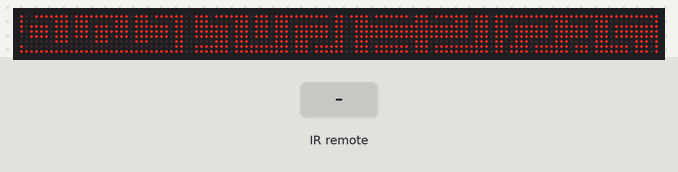
Recording of a sketch running on a simulated ESP32. Parts: 128×8 LED matrix. The test bench sets the inputs (shaded band). Random numbers use the default seed unless the sketch sets one; what the sketch prints to the serial monitor is not drawn.

Above: at 1.6 s.

The sketch:

sketch.ino
```cpp
#include <MD_MAX72xx.h>
#include <SPI.h>
#include <IRremote.h>
#include <vector>

#define HARDWARE_TYPE MD_MAX72XX::FC16_HW
#define MAX_DEVICES 16

#define CS_PIN    27
#define DATA_PIN  23
#define CLK_PIN   18
#define IR_PIN    26

MD_MAX72XX mx = MD_MAX72XX(HARDWARE_TYPE, DATA_PIN, CLK_PIN, CS_PIN, MAX_DEVICES);

#define SCREEN_WIDTH  32
#define SCREEN_HEIGHT 32

int grosimePerete = 3;
byte maze[32][32];

int destX = -1, destY = -1;
int playerX = -1, playerY = -1;
bool destVertical = false;

bool gameOver = false;

struct Point { int x; int y; };

void setGlobalPixel(int x, int y, bool state) {
  if (x < 0 || x >= SCREEN_WIDTH || y < 0 || y >= SCREEN_HEIGHT) return;

  int rowBlock = y / 8;
  int colBlock = x / 8;
  int moduleIndex = (rowBlock * 4) + colBlock;

  int localX = x % 8;
  int localY = y % 8;

  int finalCol = (moduleIndex * 8) + localX;
  mx.setPoint(localY, finalCol, state);
}

void afisareLabirint() {
  mx.clear();
  for (int y = 0; y < SCREEN_HEIGHT; y++) {
    for (int x = 0; x < SCREEN_WIDTH; x++) {
      if (maze[y][x] == 1) setGlobalPixel(x, y, true);
    }
  }
}

void resetare() {
  for (int y = 0; y < SCREEN_HEIGHT; y++)
    for (int x = 0; x < SCREEN_WIDTH; x++)
      maze[y][x] = 1;
}

void aplicaChenarExterior() {
  for (int x = 0; x < SCREEN_WIDTH; x++) {
    maze[0][x] = 1;
    maze[SCREEN_HEIGHT - 1][x] = 1;
  }
  for (int y = 0; y < SCREEN_HEIGHT; y++) {
    maze[y][0] = 1;
    maze[y][SCREEN_WIDTH - 1] = 1;
  }
}

static inline void carveLine(int x0, int y0, int x1, int y1) {
  if (x0 == x1) {
    int ya = min(y0, y1), yb = max(y0, y1);
    for (int y = ya; y <= yb; y++) maze[y][x0] = 0;
  } else if (y0 == y1) {
    int xa = min(x0, x1), xb = max(x0, x1);
    for (int x = xa; x <= xb; x++) maze[y0][x] = 0;
  }
}

void generareLabirint() {
  aplicaChenarExterior();

  const int g = grosimePerete;
  const int distanta_noduri = g + 1;

  std::vector<int> xs, ys;
  xs.reserve(32);
  ys.reserve(32);

  xs.push_back(1);
  while (true) {
    int nxt = xs.back() + distanta_noduri;
    if (nxt >= 30) break;
    xs.push_back(nxt);
  }
  if (xs.back() != 30) xs.push_back(30);

  ys.push_back(1);
  while (true) {
    int nxt = ys.back() + distanta_noduri;
    if (nxt >= 30) break;
    ys.push_back(nxt);
  }
  if (ys.back() != 30) ys.push_back(30);

  const int nx = (int)xs.size();
  const int ny = (int)ys.size();

  struct Node { int ix, iy; };
  std::vector<Node> st;
  st.reserve(nx * ny);

  std::vector<std::vector<bool>> vis(ny, std::vector<bool>(nx, false));

  randomSeed(esp_random());

  vis[0][0] = true;
  maze[ys[0]][xs[0]] = 0;
  st.push_back({0, 0});

  const int dir4[4][2] = {{0,-1},{0,1},{-1,0},{1,0}}; //sus jos stanga dreapta

  while (!st.empty()) {
    Node cur = st.back();

    int cand[4];
    int cnt = 0;

    for (int i = 0; i < 4; i++) {
      int nix = cur.ix + dir4[i][0];
      int niy = cur.iy + dir4[i][1];
      if (nix >= 0 && nix < nx && niy >= 0 && niy < ny) {
        if (!vis[niy][nix]) cand[cnt++] = i;
      }
    }

    if (cnt > 0) {
      int pickDir = cand[random(cnt)];
      int nix = cur.ix + dir4[pickDir][0];
      int niy = cur.iy + dir4[pickDir][1];

      int x0 = xs[cur.ix], y0 = ys[cur.iy];
      int x1 = xs[nix],    y1 = ys[niy];

      carveLine(x0, y0, x1, y1);

      vis[niy][nix] = true;
      st.push_back({nix, niy});
    } else {
      st.pop_back();
    }
  }

  aplicaChenarExterior();
}

struct DestCand { int x; int y; bool vertical; };

void creareDestinatie() {
  std::vector<DestCand> cands;
  cands.reserve(200);

  for (int x = 1; x <= 29; x++) {
    if (maze[1][x] == 0 && maze[1][x + 1] == 0) cands.push_back({x, 0, false});
  }
  for (int x = 1; x <= 29; x++) {
    if (maze[30][x] == 0 && maze[30][x + 1] == 0) cands.push_back({x, 31, false});
  }
  for (int y = 1; y <= 29; y++) {
    if (maze[y][1] == 0 && maze[y + 1][1] == 0) cands.push_back({0, y, true});
  }
  for (int y = 1; y <= 29; y++) {
    if (maze[y][30] == 0 && maze[y + 1][30] == 0) cands.push_back({31, y, true});
  }

  if (cands.empty()) {
    destX = 1; destY = 0; destVertical = false;
    maze[0][1] = 0; maze[0][2] = 0;
    maze[1][1] = 0; maze[1][2] = 0;
  } else {
    auto c = cands[random(cands.size())];
    destX = c.x; destY = c.y; destVertical = c.vertical;
    maze[destY][destX] = 0;
    if (!destVertical) maze[destY][destX + 1] = 0;
    else              maze[destY + 1][destX] = 0;
  }
}

void placePlayer() {
  int attempts = 0;
  while (attempts < 2000) {
    int rx = random(1, SCREEN_WIDTH - 1);
    int ry = random(1, SCREEN_HEIGHT - 1);
    if (maze[ry][rx] == 0) {
      if (abs(rx - destX) > 5 || abs(ry - destY) > 5) {
        playerX = rx; playerY = ry;
        return;
      }
    }
    attempts++;
  }
  playerX = 1; playerY = 1;
  maze[playerY][playerX] = 0;
}

bool verificaDrum() {
  bool visited[32][32] = {0};
  std::vector<Point> q;
  q.reserve(32 * 32);

  if (maze[playerY][playerX] == 1) return false;

  q.push_back({playerX, playerY});
  visited[playerY][playerX] = true;

  size_t head = 0;
  while (head < q.size()) {
    Point c = q[head++];
    if (!destVertical) {
      if ((c.x == destX || c.x == destX + 1) && c.y == destY) return true;
    } else {
      if (c.x == destX && (c.y == destY || c.y == destY + 1)) return true;
    }

    const int d[4][2] = {{0,-1},{0,1},{-1,0},{1,0}};
    for (int i = 0; i < 4; i++) {
      int nx = c.x + d[i][0];
      int ny = c.y + d[i][1];
      if (nx >= 0 && nx < SCREEN_WIDTH && ny >= 0 && ny < SCREEN_HEIGHT) {
        if (maze[ny][nx] == 0 && !visited[ny][nx]) {
          visited[ny][nx] = true;
          q.push_back({nx, ny});
        }
      }
    }
  }
  return false;
}

void drawRect(int x, int y, int w, int h, bool on = true) {
  for (int yy = y; yy < y + h; yy++)
    for (int xx = x; xx < x + w; xx++)
      setGlobalPixel(xx, yy, on);
}

void drawThickLine(int x0, int y0, int x1, int y1, int thick) {
  int dx = abs(x1 - x0), sx = x0 < x1 ? 1 : -1;
  int dy = -abs(y1 - y0), sy = y0 < y1 ? 1 : -1;
  int err = dx + dy;

  while (true) {
    int r = thick / 2;
    for (int yy = y0 - r; yy <= y0 + r; yy++)
      for (int xx = x0 - r; xx <= x0 + r; xx++)
        setGlobalPixel(xx, yy, true);

    if (x0 == x1 && y0 == y1) break;
    int e2 = 2 * err;
    if (e2 >= dy) { err += dy; x0 += sx; }
    if (e2 <= dx) { err += dx; y0 += sy; }
  }
}

void drawVVW(int x, int y, int w, int h) {
  const int yTop = y;
  const int yBot = y + h - 1;

  int xTopL = x;
  int xTopM = x + (w / 2);
  int xTopR = x + w - 1;

  int xBotL = x + (w / 3);
  int xBotR = x + (2 * w / 3);

  drawThickLine(xTopL, yTop, xBotL, yBot, 1);
  drawThickLine(xTopL + 1, yTop, xBotL + 1, yBot, 1);

  drawThickLine(xTopM, yTop, xBotL, yBot, 1);
  drawThickLine(xTopM + 1, yTop, xBotL + 1, yBot, 1);

  drawThickLine(xTopM, yTop, xBotR, yBot, 1);
  drawThickLine(xTopM + 1, yTop, xBotR + 1, yBot, 1);

  drawThickLine(xTopR, yTop, xBotR, yBot, 1);
  drawThickLine(xTopR + 1, yTop, xBotR + 1, yBot, 1);

  drawRect(xBotL, yBot - 1, 2, 2, true);
  drawRect(xBotR, yBot - 1, 2, 2, true);
}

void drawBoldI(int x, int y, int w, int h) {
  const int bottomY = y + h - 1;
  drawRect(x, y, w, 2, true);
  drawRect(x, bottomY - 1, w, 2, true);
  drawRect(x + 1, y, w - 2, h, true);
}

void drawBoldN(int x, int y, int w, int h) {
  const int stroke = 2;
  const int bottomY = y + h - 1;

  drawRect(x, y, stroke, h, true);
  drawRect(x + w - stroke, y, stroke, h, true);

  drawThickLine(x + stroke, y, x + w - stroke - 1, bottomY, 1);
  drawThickLine(x + stroke + 1, y, x + w - stroke, bottomY, 1);
}

void drawWinScreen() {
  mx.clear();
  const int top = 5;
  const int h = 22;

  const int xW = 1;
  const int xI = xW + 12 + 1;
  const int xN = xI + 4 + 1;

  drawVVW(xW, top, 12, h);
  drawBoldI(xI, top, 4, h);
  drawBoldN(xN, top, 12, h);
}

void checkWin() {
  bool win = false;

  if (!destVertical) {
    if ((playerX == destX || playerX == destX + 1) && playerY == destY) win = true;
  } else {
    if (playerX == destX && (playerY == destY || playerY == destY + 1)) win = true;
  }

  if (win) {
    Serial.println("WIN!");
    gameOver = true;
    drawWinScreen();
  }
}

void movePlayer(int dx, int dy) {
  int newX = playerX + dx;
  int newY = playerY + dy;

  if (newX >= 0 && newX < SCREEN_WIDTH && newY >= 0 && newY < SCREEN_HEIGHT) {
    if (maze[newY][newX] == 0) {
      setGlobalPixel(playerX, playerY, false);
      playerX = newX; playerY = newY;
      setGlobalPixel(playerX, playerY, true);
      checkWin();
    }
  }
}

void handleInput() {
  if (IrReceiver.decode()) {
    uint8_t cmd = IrReceiver.decodedIRData.command;

    if (cmd == 0x18) movePlayer(0, -1);
    if (cmd == 0x4A) movePlayer(0,  1);
    if (cmd == 0x10) movePlayer(-1, 0);
    if (cmd == 0x5A) movePlayer( 1, 0);

    IrReceiver.resume();
  }
}

void setup() {
  Serial.begin(115200);
  delay(200);
  Serial.println("BOOT OK");

  mx.begin();
  mx.control(MD_MAX72XX::INTENSITY, 2);
  mx.clear();

  IrReceiver.begin(IR_PIN, DISABLE_LED_FEEDBACK);

  int tries = 0;
  do {
    resetare();
    generareLabirint();
    creareDestinatie();
    placePlayer();
    tries++;
  } while (!verificaDrum() && tries < 80);

  afisareLabirint();
  setGlobalPixel(playerX, playerY, true);

  Serial.println("Game started!");
}

void loop() {
  if (gameOver) {
    delay(1000);
    return;
  }

  handleInput();

  if (gameOver) {
    delay(1000);
    return;
  }

  static unsigned long lastBlink = 0;
  static bool ledState = false;
  unsigned long now = millis();

  if (now - lastBlink > 100) {
    lastBlink = now;
    ledState = !ledState;

    setGlobalPixel(destX, destY, ledState);
    if (!destVertical) setGlobalPixel(destX + 1, destY, ledState);
    else              setGlobalPixel(destX, destY + 1, ledState);

    static int pCnt = 0; pCnt++;
    if (pCnt > 3) {
      setGlobalPixel(playerX, playerY, true);
      if (pCnt > 6) pCnt = 0;
    } else {
      setGlobalPixel(playerX, playerY, false);
    }
  }
}
```
